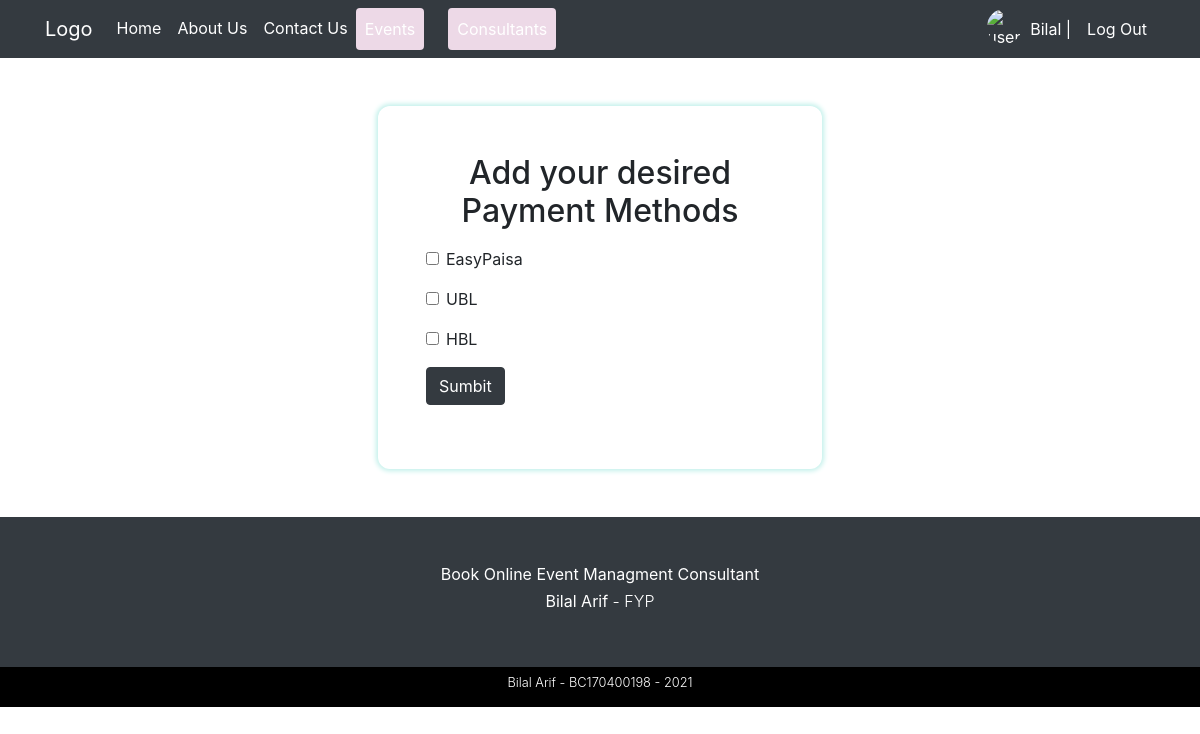
Page /consultant-payment-methods.php (signed in) on the earlier database version.
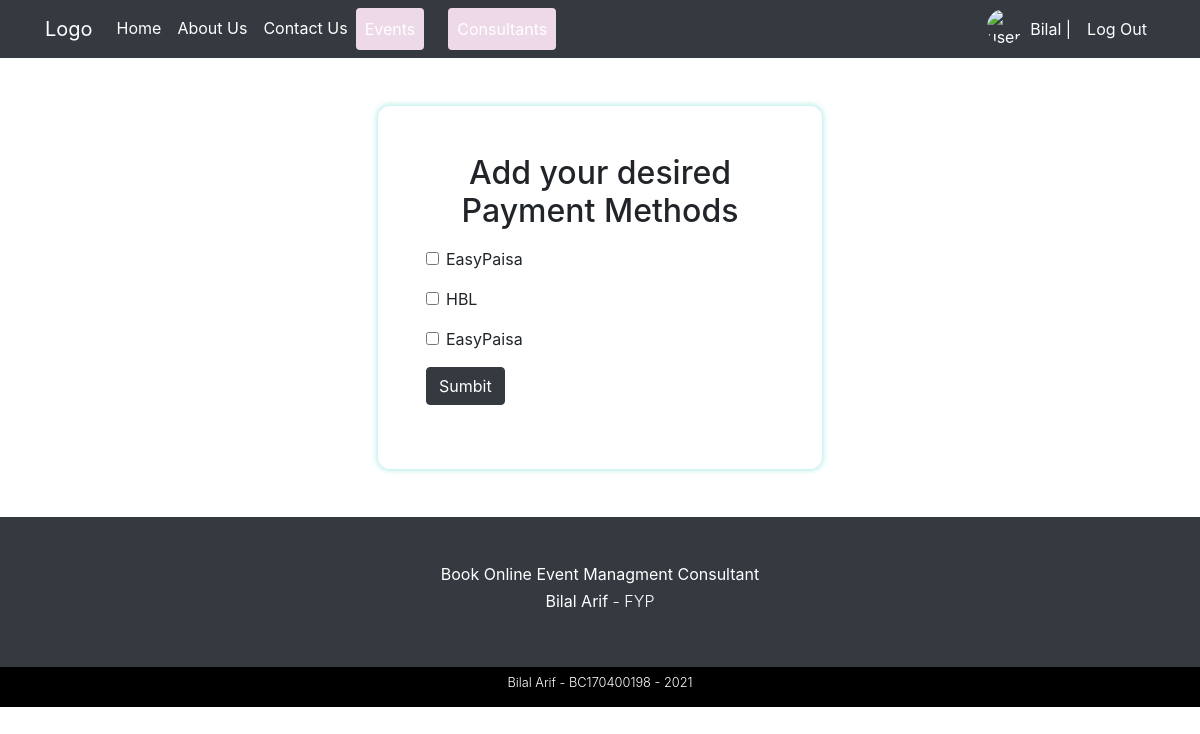
Same page on the later database version.
### tables this page shows
CREATE TABLE IF NOT EXISTS `payment_methods` (
  `pm_id` int(11) NOT NULL AUTO_INCREMENT,
  `pm_name` varchar(20) NOT NULL,
  `pm_icon` varchar(255) NOT NULL,
  `pm_createdAt` datetime NOT NULL DEFAULT CURRENT_TIMESTAMP,
  PRIMARY KEY (`pm_id`)
);

### includes/classes/Database.php (called while the page is built, shortened)
<?php
class Database {
    private $pdo;
    public function __construct(){
        $this->pdo = new PDO("mysql:host=localhost;dbname=lamhey", "Bilal", "123123");
        $this->pdo->setAttribute(PDO::ATTR_ERRMODE, PDO::ERRMODE_EXCEPTION);
    }
    public function queryDB($sql, $mode, $values = array()){
        $stmt = $this->pdo->prepare($sql);
        $stmt->execute();
        if ($mode != Database::SELECTSINGLE && $mode != Database::SELECTALL && $mode != Database::EXECUTE){
            throw new Exception('Invalid Mode');
        }else if ($mode == Database::SELECTSINGLE){
            return $stmt->fetch(PDO::FETCH_ASSOC);
        }else if ($mode == Database::SELECTALL){
            return $stmt->fetchAll(PDO::FETCH_ASSOC);
        }
    }
}

### includes/classes/PaymentMethod.php (called while the page is built, shortened)
<?php
class PaymentMethod {
    protected $db;
    public function __construct(){
        $this->db = new Database();
    }
    public function getPaymentMethodsList() {
        $sql = "SELECT * FROM payment_methods";
        $result =  $this->db->queryDB($sql, DATABASE::SELECTALL);
        return $result;
    }
}

### process/consultant-pm-process.php (the view, shortened to what this page needs)
<?php
$paymentMethod = new PaymentMethod();
$paymentMethodList = $paymentMethod->getPaymentMethodsList();
function paymentMethodInput($value) {
    $name = $value['pm_name'];
    $input =
    <<<HTML
        <div class="form-group">
            <input class="form-check-input" name="payment_methods[]" type="checkbox" value="$name" id="flexCheckDefault">
            <label class="form-check-label" for="flexCheckDefault">$name</label>
        </div>
    HTML;
    echo $input;
}
function paymentList($paymentList) {
    array_map('paymentMethodInput', $paymentList);
}

Differences in the rows shown:
removed payment_methods: pm_name "UBL"
added payment_methods: pm_name "EasyPaisa"
